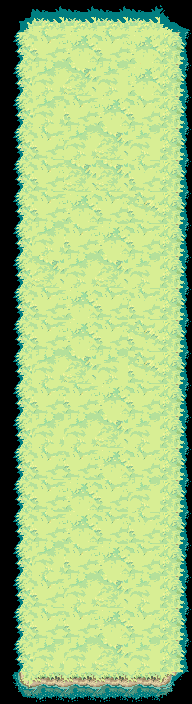

This game map was drawn from its Tiled (.tmx) file and the tilesets committed beside it. A one-line description and the trimmed map source follow:
An orthogonal 6x22 tile map with 32x32 px tiles, 1 tile layer (Tile Layer 1).

<map version="1.0" orientation="orthogonal" width="6" height="22" tilewidth="32" tileheight="32">
 <tileset firstgid="1" name="tilesetgrassland2" tilewidth="32" tileheight="32">
  <image source="tilesetgrassland2.png" trans="000000" />
 </tileset>
 <layer name="Tile Layer 1" width="6" height="22">
  <data>[132 cells, 132 non-empty, 20 distinct tile ids]</data>
 </layer>
</map>
